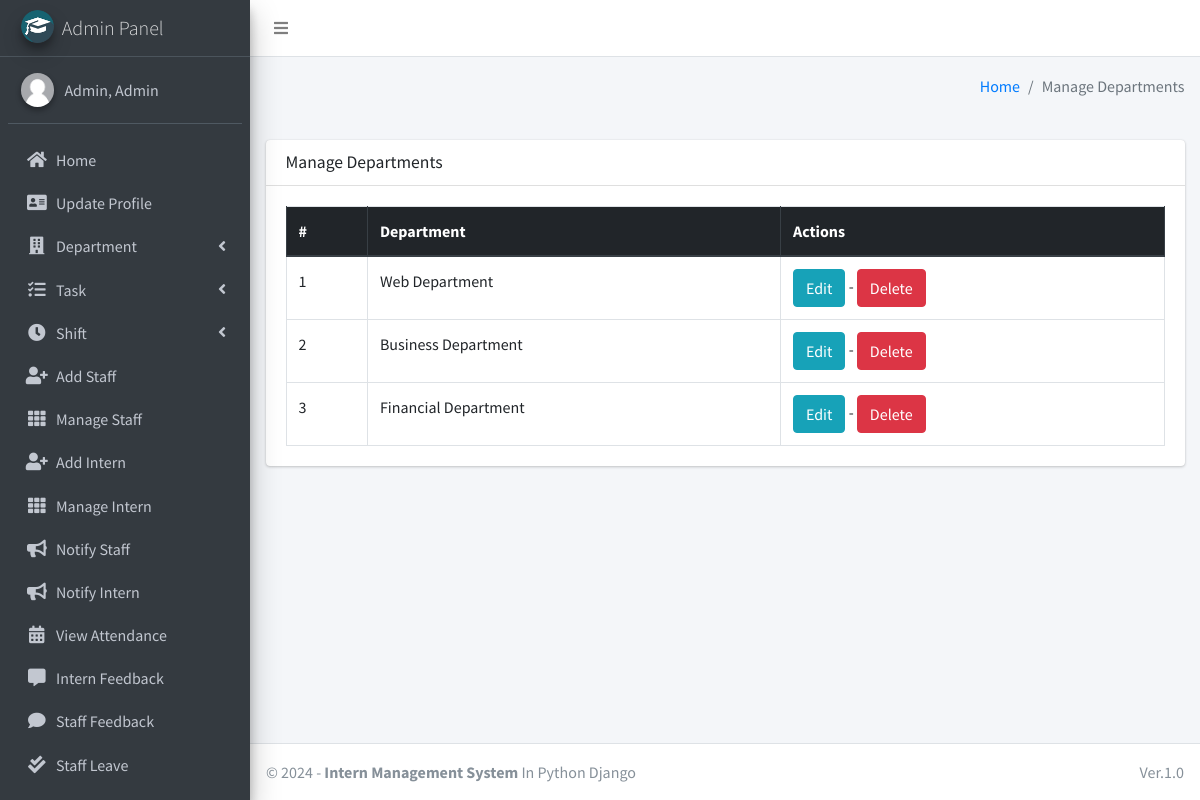
The page /department/manage/ (signed in) on the database its author committed.
### main_app/models.py (models this page shows, shortened)
class CustomUser(AbstractUser):
    USER_TYPE = ((1, "HOD"), (2, "Staff"), (3, "Intern"))
    GENDER = [("M", "Male"), ("F", "Female")]
    username = None  # Removed username, using email instead
    email = models.EmailField(unique=True)
    user_type = models.CharField(default=1, choices=USER_TYPE, max_length=1)
    gender = models.CharField(max_length=1, choices=GENDER)
    profile_pic = models.ImageField()
    address = models.TextField()
    fcm_token = models.TextField(default="")  # For firebase notifications
    created_at = models.DateTimeField(auto_now_add=True)
    updated_at = models.DateTimeField(auto_now=True)
    USERNAME_FIELD = "email"
    REQUIRED_FIELDS = []
    objects = CustomUserManager()
    def __str__(self):
        return self.last_name + ", " + self.first_name

class Department(models.Model):
    name = models.CharField(max_length=120)
    created_at = models.DateTimeField(auto_now_add=True)
    updated_at = models.DateTimeField(auto_now=True)

### main_app/hod_views.py (the view)
# urls.py: path("department/manage/", hod_views.manage_department, name='manage_department'),
def manage_department(request):
    departments = Department.objects.all()
    context = {
        'departments': departments,
        'page_title': 'Manage Departments'
    }
    return render(request, "hod_template/manage_department.html", context)

### main_app/templates/hod_template/manage_department.html (shortened to what this page needs)
{% extends 'main_app/base.html' %}
{% load static %}
{% block content %}
<section class="content">
    <div class="container-fluid">
        <div class="row">
            <div class="col-md-12">
                <div class="card">
                    <div class="card-header">
                        <h3 class="card-title">{{page_title}}</h3>
                    </div>
                    <div class="card-body">
                        <table id="example2" class="table table-bordered table-hover">
                            <thead class="thead-dark">
                                <tr>
                                    <th>#</th>
                                    <th>Department</th>
                                    <th>Actions</th>
                                </tr>
                            </thead>
                            <tbody>
                                {% for department in departments %}
                                <tr>
                                    <td>{{ forloop.counter }}</td>
                                    <td>{{department.name}}</td>
                                    <td>
                                        <a href="{% url 'edit_department' department.id %}" class="btn btn-info">Edit</a> -
                                        <a href="{% url 'delete_department' department.id %}" onclick="return confirm('Are you sure you want to delete this department ?')" class="btn btn-danger">Delete</a>
                                    </td>
                                </tr>
                                {% endfor %}
                            </tbody>
                        </table>
                    </div>
                </div>
            </div>
        </div>
    </div>
</section>
{% endblock content %}

### main_app/templates/main_app/sidebar_template.html (shortened to what this page needs)
{% load static %}
<aside class="main-sidebar sidebar-dark-info elevation-4">
    {% if request.user.user_type == '1' %}
    <a href="{% url 'admin_home' %}" class="brand-link">
        <img src="{% static 'dist/img/cmsl.png' %} " alt="AdminLTE Logo"
            class="brand-image img-circle elevation-3" >
        <span class="brand-text font-weight-light">Admin Panel</span>
    </a>
    <div class="sidebar">
        <div class="user-panel mt-3 pb-3 mb-3 d-flex">
            <div class="image">
                <img src="{{ request.user.profile_pic}}" class="img-circle elevation-2" alt="User Image">
            </div>
            <div class="info">
                <a href="#" class="d-block">{{user}}</a>
            </div>
        </div>
        <nav class="mt-2">
            <ul class="nav nav-pills nav-sidebar flex-column" data-widget="treeview" role="menu" data-accordion="false">
                <li class="nav-item">
                    {% url 'admin_home' as admin_home %}
                    <a href="{{admin_home}}" class="nav-link {% if admin_home == request.path %} active {% endif %}">
                        <i class="nav-icon fas fa-home"></i>
                        <p>
                            Home
                        </p>
                    </a>
                </li>
                <li class="nav-item">
                    {% url 'admin_view_profile' as admin_view_profile %}
                    <a href="{{admin_view_profile}}"
                        class="nav-link {% if admin_view_profile == request.path %} active {% endif %}">
                        <i class="nav-icon fas fa-address-card"></i>
                        <p>
                            Update Profile
                        </p>
                    </a>
                </li>
                <li class="nav-item has-treeview">
                    <a href="#" class="nav-link">
                        <i class="nav-icon fas fa-building"></i>
                        <p>
                            Department
                            <i class="fas fa-angle-left right"></i>
                        </p>
                    </a>
                </li>
                <li class="nav-item has-treeview">
                    <a href="#" class="nav-link">
                        <i class="nav-icon fas fa-tasks"></i>
                        <p>
                            Task
                            <i class="fas fa-angle-left right"></i>
                        </p>
                    </a>
                </li>
                <li class="nav-item has-treeview">
                    <a href="#" class="nav-link">
                        <i class="nav-icon fas fa-clock"></i>
                        <p>
                            Shift
                            <i class="fas fa-angle-left right"></i>
                        </p>
                    </a>
                </li>
                <li class="nav-item">
                    {% url 'add_staff' as add_staff %}
                    <a href="{{add_staff}}" class="nav-link {% if add_staff == request.path %} active {% endif %}">
                        <i class="nav-icon fas fa-user-plus"></i>
                        <p>
                            Add Staff
                        </p>
                    </a>
                </li>
                <li class="nav-item">
                    {% url 'manage_staff' as manage_staff %}
                    {% url 'edit_staff' staff_id as edit_staff %}
                    <a href="{{manage_staff}}"
                        class="nav-link {% if manage_staff == request.path or request.path == edit_staff %} active {% endif %}">
                        <i class="nav-icon fas fa-th"></i>
                        <p>
                            Manage Staff
                        </p>
                    </a>
                </li>
                <li class="nav-item">
                    {% url 'add_intern' as add_intern%}
                    <a href="{{add_intern}}" class="nav-link  {% if add_intern == request.path %} active {% endif %}">
                        <i class="nav-icon fas fa-user-plus"></i>
                        <p>
                            Add Intern
                        </p>
                    </a>
                </li>
                <li class="nav-item">
                    {% url 'manage_intern' as manage_intern %}
                    {% url 'edit_intern' intern_id as edit_intern %}
                    <a href="{{manage_intern}}"
                        class="nav-link  {% if edit_intern == request.path or manage_intern == request.path %} active {% endif %}">
                        <i class="nav-icon fas fa-th"></i>
                        <p>
                            Manage Intern
                        </p>
                    </a>
                </li>
                <li class="nav-item">
                    {% url 'admin_notify_staff' as admin_notify_staff %}
                    <a href="{{admin_notify_staff}}"
                        class="nav-link {% if admin_notify_staff == request.path %} active {% endif %}">
                        <i class="nav-icon fas fa-bullhorn"></i>
                        <p>
                            Notify Staff
                        </p>
                    </a>
                </li>
                <li class="nav-item">
                    {% url 'admin_notify_intern' as admin_notify_intern %}
                    <a href="{{admin_notify_intern}}"
                        class="nav-link {% if admin_notify_intern == request.path %} active {% endif %}">
                        <i class="nav-icon fas fa-bullhorn"></i>
                        <p>
                            Notify Intern
                        </p>
                    </a>
                </li>
                <li class="nav-item">
                    {% url 'admin_view_attendance' as admin_view_attendance %}
                <li class="nav-item">
                    <a href="{{admin_view_attendance}}"
                        class="nav-link  {% if admin_view_attendance == request.path %} active {% endif %}">
                        <i class="nav-icon fas fa-calendar-alt"></i>
                        <p>
                            View Attendance
                        </p>
                    </a>
                </li>
                <li class="nav-item">
                    {% url 'intern_feedback_message' as intern_feedback_message %}
                    <a href="{{ intern_feedback_message }}"
                        class="nav-link  {% if intern_feedback_message == request.path %} active {% endif %}">
                        <i class="nav-icon fas fa-comment-alt"></i>
                        <p>
                            Intern Feedback
                        </p>
                    </a>
                </li>
                <li class="nav-item">
                    {% url 'staff_feedback_message' as staff_feedback_message %}
                    <a href="{{staff_feedback_message}}"
                        class="nav-link   {% if staff_feedback_message == request.path %} active {% endif %}">
                        <i class="nav-icon fas fa-comment"></i>
                        <p>
                            Staff Feedback
                        </p>
                    </a>
                </li>
                <li class="nav-item">
                    {% url 'view_staff_leave' as view_staff_leave %}
                    <a href="{{view_staff_leave}}"
                        class="nav-link  {% if view_staff_leave == request.path %} active {% endif %}">
                        <i class="nav-icon fas fa-check-double"></i>
                        <p>
                            Staff Leave
                        </p>
                    </a>
                </li>
                <li class="nav-item">
                    {% url 'view_intern_leave' as view_intern_leave %}
                    <a href="{% url 'view_intern_leave' %}"
                        class="nav-link  {% if view_intern_leave == request.path %} active {% endif %}">
                    </a>
                </li>
                                        {% endif %}
                                    </ul>
                                </nav>
                            </div>
</aside>

### rows shown on the page
CustomUser: user.profile_pic (placeholder picture), last_name+first_name "Admin, Admin"
Department: name "Web Department"
Department: name "Business Department"
Department: name "Financial Department"

### other values the page prints
{{ page_title }} "Manage Departments"
